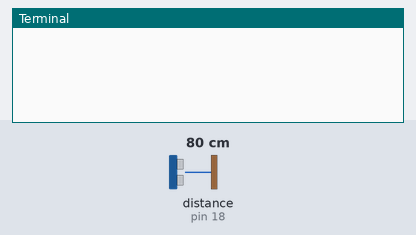
A program run on a simulated Raspberry Pi (header pin numbers). On the bench: the last lines printed to the terminal. The test bench sets the inputs (shaded band); at power-on: distance to the obstacle (sensor on pin 18) 80 cm. The echo pulse lasts 58.3 µs per cm; the clock reads 2024-03-15 10:24:30 at power-on unless the program sets it.

Above: at 2.2 s.
2.3 s: distance to the obstacle (sensor on pin 18) set to 4 cm
At 3.8 s:
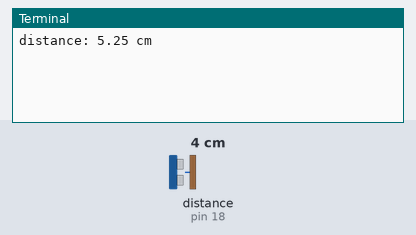
4.5 s: distance to the obstacle (sensor on pin 18) set to 35 cm
At 5.9 s:
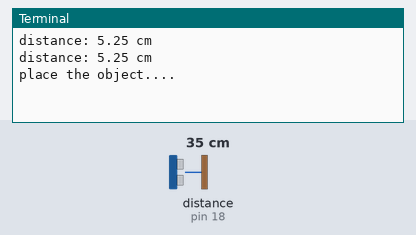

Measured:
- after the input at 2.3 s, the terminal: prints a new line after 0.71 s (image 1)
- after the input at 4.5 s, the terminal: prints a new line after 0.52 s (image 2)

The program:

ultrasonic0.py
```python
import RPi.GPIO as GPIO
import time


GPIO.setmode(GPIO.BOARD)

TRIG = 16
ECHO = 18
i=0
GPIO.setwarnings(False)
GPIO.setup(TRIG,GPIO.OUT)
GPIO.setup(ECHO,GPIO.IN)

GPIO.output(TRIG, False)
#print ("Calibrating.....")
time.sleep(1)

#print ("Place the object......")


try:
    while True:
       GPIO.setwarnings(False)
       GPIO.output(TRIG, True)
       time.sleep(0.00001)
       GPIO.output(TRIG, False)

       while GPIO.input(ECHO)==0:
          pulse_start = time.time()

       while GPIO.input(ECHO)==1:
          pulse_end = time.time()

       pulse_duration = pulse_end - pulse_start

       distance = pulse_duration * 17150

       distance = round(distance+1.15, 2)

       if distance<=20 and distance>=5:
          print ("distance:",distance,"cm")
          i=1

       if distance>20 and i==1:
          print ("place the object....")
          i=0
       time.sleep(1)

except KeyboardInterrupt:
     GPIO.cleanup()
```
